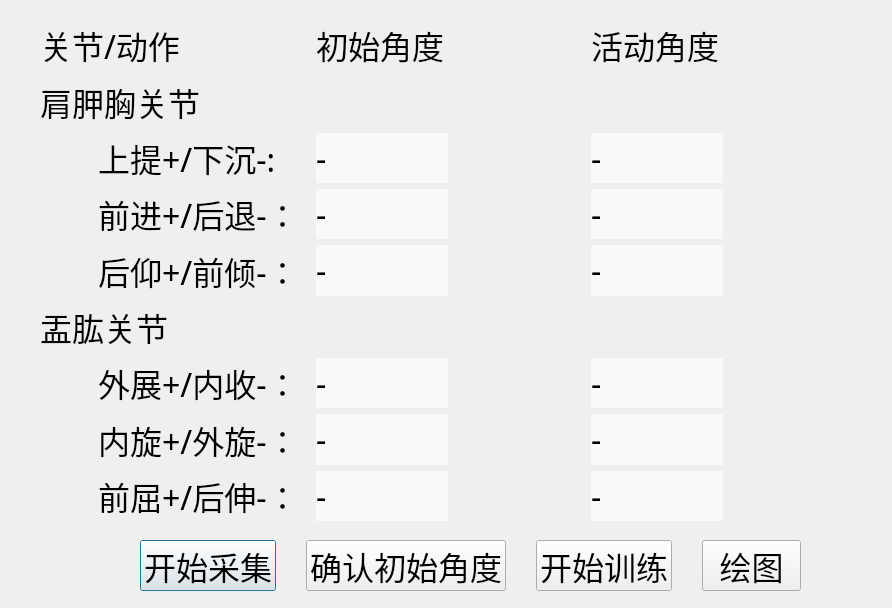
<?xml version="1.0" encoding="UTF-8"?>
<ui version="4.0">
 <class>Dialog</class>
 <widget class="QDialog" name="Dialog">
  <property name="geometry">
   <rect>
    <x>0</x>
    <y>0</y>
    <width>892</width>
    <height>608</height>
   </rect>
  </property>
  <property name="windowTitle">
   <string>Dialog</string>
  </property>
  <widget class="QWidget" name="horizontalLayoutWidget_3">
   <property name="geometry">
    <rect>
     <x>130</x>
     <y>540</y>
     <width>681</width>
     <height>51</height>
    </rect>
   </property>
   <property name="font">
    <font>
     <family>Heiti SC</family>
     <pointsize>24</pointsize>
    </font>
   </property>
   <layout class="QHBoxLayout" name="horizontalLayout_3" stretch="0,0,0,0">
    <property name="spacing">
     <number>30</number>
    </property>
    <property name="sizeConstraint">
     <enum>QLayout::SetDefaultConstraint</enum>
    </property>
    <property name="leftMargin">
     <number>10</number>
    </property>
    <property name="rightMargin">
     <number>10</number>
    </property>
    <item>
     <widget class="QPushButton" name="btnBeginSerial">
      <property name="font">
       <font>
        <family>Heiti SC</family>
        <pointsize>24</pointsize>
       </font>
      </property>
      <property name="text">
       <string>开始采集</string>
      </property>
     </widget>
    </item>
    <item>
     <widget class="QPushButton" name="btnInitAngle">
      <property name="font">
       <font>
        <family>Heiti SC</family>
        <pointsize>24</pointsize>
       </font>
      </property>
      <property name="text">
       <string>确认初始角度</string>
      </property>
     </widget>
    </item>
    <item>
     <widget class="QPushButton" name="btnBeginTrain">
      <property name="font">
       <font>
        <family>Heiti SC</family>
        <pointsize>24</pointsize>
       </font>
      </property>
      <property name="styleSheet">
       <string notr="true"/>
      </property>
      <property name="text">
       <string>开始训练</string>
      </property>
     </widget>
    </item>
    <item>
     <widget class="QPushButton" name="btnOpenPlotDialog">
      <property name="font">
       <font>
        <family>Heiti SC</family>
        <pointsize>24</pointsize>
       </font>
      </property>
      <property name="text">
       <string>绘图</string>
      </property>
     </widget>
    </item>
   </layout>
  </widget>
  <widget class="QWidget" name="gridLayoutWidget">
   <property name="geometry">
    <rect>
     <x>40</x>
     <y>20</y>
     <width>821</width>
     <height>501</height>
    </rect>
   </property>
   <property name="font">
    <font>
     <family>Heiti SC</family>
     <pointsize>24</pointsize>
    </font>
   </property>
   <layout class="QGridLayout" name="gridLayout" columnstretch="0,0,0">
    <item row="4" column="2">
     <layout class="QHBoxLayout" name="horizontalLayout_4">
      <item>
       <widget class="QLabel" name="Act_AA_SN_Z">
        <property name="font">
         <font>
          <family>Heiti SC</family>
          <pointsize>24</pointsize>
         </font>
        </property>
        <property name="styleSheet">
         <string notr="true">background:rgb(249, 249, 249)</string>
        </property>
        <property name="text">
         <string>-</string>
        </property>
        <property name="margin">
         <number>10</number>
        </property>
       </widget>
      </item>
      <item>
       <widget class="QLabel" name="Cps_AA_SN_Z">
        <property name="font">
         <font>
          <family>Heiti SC</family>
          <pointsize>24</pointsize>
         </font>
        </property>
        <property name="styleSheet">
         <string notr="true"/>
        </property>
        <property name="text">
         <string/>
        </property>
        <property name="margin">
         <number>10</number>
        </property>
       </widget>
      </item>
     </layout>
    </item>
    <item row="7" column="1">
     <layout class="QGridLayout" name="gridLayout_6">
      <item row="0" column="0">
       <widget class="QLabel" name="Init_GH_AA_Y">
        <property name="font">
         <font>
          <family>Heiti SC</family>
          <pointsize>24</pointsize>
         </font>
        </property>
        <property name="styleSheet">
         <string notr="true">background:rgb(249, 249, 249)</string>
        </property>
        <property name="text">
         <string>-</string>
        </property>
        <property name="margin">
         <number>10</number>
        </property>
       </widget>
      </item>
      <item row="0" column="1">
       <widget class="QLabel" name="placeholder_5">
        <property name="font">
         <font>
          <family>Heiti SC</family>
          <pointsize>24</pointsize>
         </font>
        </property>
        <property name="styleSheet">
         <string notr="true"/>
        </property>
        <property name="text">
         <string/>
        </property>
        <property name="margin">
         <number>10</number>
        </property>
       </widget>
      </item>
     </layout>
    </item>
    <item row="3" column="2">
     <layout class="QHBoxLayout" name="horizontalLayout_2">
      <item>
       <widget class="QLabel" name="Act_AA_SN_Y">
        <property name="font">
         <font>
          <family>Heiti SC</family>
          <pointsize>24</pointsize>
         </font>
        </property>
        <property name="styleSheet">
         <string notr="true">background:rgb(249, 249, 249)</string>
        </property>
        <property name="text">
         <string>-</string>
        </property>
        <property name="margin">
         <number>10</number>
        </property>
       </widget>
      </item>
      <item>
       <widget class="QLabel" name="Cps_AA_SN_Y">
        <property name="font">
         <font>
          <family>Heiti SC</family>
          <pointsize>24</pointsize>
         </font>
        </property>
        <property name="styleSheet">
         <string notr="true"/>
        </property>
        <property name="text">
         <string/>
        </property>
        <property name="margin">
         <number>10</number>
        </property>
       </widget>
      </item>
     </layout>
    </item>
    <item row="8" column="2">
     <layout class="QHBoxLayout" name="horizontalLayout_7">
      <item>
       <widget class="QLabel" name="Act_GH_AA_Z">
        <property name="font">
         <font>
          <family>Heiti SC</family>
          <pointsize>24</pointsize>
         </font>
        </property>
        <property name="styleSheet">
         <string notr="true">background:rgb(249, 249, 249)</string>
        </property>
        <property name="text">
         <string>-</string>
        </property>
        <property name="margin">
         <number>10</number>
        </property>
       </widget>
      </item>
      <item>
       <widget class="QLabel" name="Cps_GH_AA_Z">
        <property name="font">
         <font>
          <family>Heiti SC</family>
          <pointsize>24</pointsize>
         </font>
        </property>
        <property name="styleSheet">
         <string notr="true"/>
        </property>
        <property name="text">
         <string/>
        </property>
        <property name="margin">
         <number>10</number>
        </property>
       </widget>
      </item>
     </layout>
    </item>
    <item row="6" column="2">
     <layout class="QHBoxLayout" name="horizontalLayout_5">
      <item>
       <widget class="QLabel" name="Act_GH_AA_X">
        <property name="font">
         <font>
          <family>Heiti SC</family>
          <pointsize>24</pointsize>
         </font>
        </property>
        <property name="styleSheet">
         <string notr="true">background:rgb(249, 249, 249)</string>
        </property>
        <property name="text">
         <string>-</string>
        </property>
        <property name="margin">
         <number>10</number>
        </property>
       </widget>
      </item>
      <item>
       <widget class="QLabel" name="Cps_GH_AA_X">
        <property name="font">
         <font>
          <family>Heiti SC</family>
          <pointsize>24</pointsize>
         </font>
        </property>
        <property name="styleSheet">
         <string notr="true"/>
        </property>
        <property name="text">
         <string/>
        </property>
        <property name="margin">
         <number>10</number>
        </property>
       </widget>
      </item>
     </layout>
    </item>
    <item row="2" column="2">
     <layout class="QHBoxLayout" name="horizontalLayout">
      <item>
       <widget class="QLabel" name="Act_AA_SN_X">
        <property name="font">
         <font>
          <family>Heiti SC</family>
          <pointsize>24</pointsize>
         </font>
        </property>
        <property name="styleSheet">
         <string notr="true">background:rgb(249, 249, 249)</string>
        </property>
        <property name="text">
         <string>-</string>
        </property>
        <property name="margin">
         <number>10</number>
        </property>
       </widget>
      </item>
      <item>
       <widget class="QLabel" name="Cps_AA_SN_X">
        <property name="font">
         <font>
          <family>Heiti SC</family>
          <pointsize>24</pointsize>
         </font>
        </property>
        <property name="styleSheet">
         <string notr="true"/>
        </property>
        <property name="text">
         <string/>
        </property>
        <property name="margin">
         <number>10</number>
        </property>
       </widget>
      </item>
     </layout>
    </item>
    <item row="8" column="1">
     <layout class="QGridLayout" name="gridLayout_7">
      <item row="0" column="0">
       <widget class="QLabel" name="Init_GH_AA_Z">
        <property name="font">
         <font>
          <family>Heiti SC</family>
          <pointsize>24</pointsize>
         </font>
        </property>
        <property name="styleSheet">
         <string notr="true">background:rgb(249, 249, 249)</string>
        </property>
        <property name="text">
         <string>-</string>
        </property>
        <property name="margin">
         <number>10</number>
        </property>
       </widget>
      </item>
      <item row="0" column="1">
       <widget class="QLabel" name="placeholder_6">
        <property name="font">
         <font>
          <family>Heiti SC</family>
          <pointsize>24</pointsize>
         </font>
        </property>
        <property name="styleSheet">
         <string notr="true"/>
        </property>
        <property name="text">
         <string/>
        </property>
        <property name="margin">
         <number>10</number>
        </property>
       </widget>
      </item>
     </layout>
    </item>
    <item row="4" column="1">
     <layout class="QGridLayout" name="gridLayout_4">
      <item row="0" column="0">
       <widget class="QLabel" name="Init_AA_SN_Z">
        <property name="font">
         <font>
          <family>Heiti SC</family>
          <pointsize>24</pointsize>
         </font>
        </property>
        <property name="styleSheet">
         <string notr="true">background:rgb(249, 249, 249)</string>
        </property>
        <property name="text">
         <string>-</string>
        </property>
        <property name="margin">
         <number>10</number>
        </property>
       </widget>
      </item>
      <item row="0" column="1">
       <widget class="QLabel" name="placeholder_3">
        <property name="font">
         <font>
          <family>Heiti SC</family>
          <pointsize>24</pointsize>
         </font>
        </property>
        <property name="styleSheet">
         <string notr="true"/>
        </property>
        <property name="text">
         <string/>
        </property>
        <property name="margin">
         <number>10</number>
        </property>
       </widget>
      </item>
     </layout>
    </item>
    <item row="6" column="1">
     <layout class="QGridLayout" name="gridLayout_5">
      <item row="0" column="0">
       <widget class="QLabel" name="Init_GH_AA_X">
        <property name="font">
         <font>
          <family>Heiti SC</family>
          <pointsize>24</pointsize>
         </font>
        </property>
        <property name="styleSheet">
         <string notr="true">background:rgb(249, 249, 249)</string>
        </property>
        <property name="text">
         <string>-</string>
        </property>
        <property name="margin">
         <number>10</number>
        </property>
       </widget>
      </item>
      <item row="0" column="1">
       <widget class="QLabel" name="placeholder_4">
        <property name="font">
         <font>
          <family>Heiti SC</family>
          <pointsize>24</pointsize>
         </font>
        </property>
        <property name="styleSheet">
         <string notr="true"/>
        </property>
        <property name="text">
         <string/>
        </property>
        <property name="margin">
         <number>10</number>
        </property>
       </widget>
      </item>
     </layout>
    </item>
    <item row="2" column="1">
     <layout class="QGridLayout" name="gridLayout_2">
      <item row="0" column="0">
       <widget class="QLabel" name="Init_AA_SN_X">
        <property name="font">
         <font>
          <family>Heiti SC</family>
          <pointsize>24</pointsize>
         </font>
        </property>
        <property name="styleSheet">
         <string notr="true">background:rgb(249, 249, 249)</string>
        </property>
        <property name="text">
         <string>-</string>
        </property>
        <property name="margin">
         <number>10</number>
        </property>
       </widget>
      </item>
      <item row="0" column="1">
       <widget class="QLabel" name="placeholder_1">
        <property name="font">
         <font>
          <family>Heiti SC</family>
          <pointsize>24</pointsize>
         </font>
        </property>
        <property name="styleSheet">
         <string notr="true"/>
        </property>
        <property name="text">
         <string/>
        </property>
        <property name="margin">
         <number>10</number>
        </property>
       </widget>
      </item>
     </layout>
    </item>
    <item row="7" column="2">
     <layout class="QHBoxLayout" name="horizontalLayout_6">
      <item>
       <widget class="QLabel" name="Act_GH_AA_Y">
        <property name="font">
         <font>
          <family>Heiti SC</family>
          <pointsize>24</pointsize>
         </font>
        </property>
        <property name="styleSheet">
         <string notr="true">background:rgb(249, 249, 249)</string>
        </property>
        <property name="text">
         <string>-</string>
        </property>
        <property name="margin">
         <number>10</number>
        </property>
       </widget>
      </item>
      <item>
       <widget class="QLabel" name="Cps_GH_AA_Y">
        <property name="font">
         <font>
          <family>Heiti SC</family>
          <pointsize>24</pointsize>
         </font>
        </property>
        <property name="styleSheet">
         <string notr="true"/>
        </property>
        <property name="text">
         <string/>
        </property>
        <property name="margin">
         <number>10</number>
        </property>
       </widget>
      </item>
     </layout>
    </item>
    <item row="3" column="1">
     <layout class="QGridLayout" name="gridLayout_3">
      <item row="0" column="0">
       <widget class="QLabel" name="Init_AA_SN_Y">
        <property name="font">
         <font>
          <family>Heiti SC</family>
          <pointsize>24</pointsize>
         </font>
        </property>
        <property name="styleSheet">
         <string notr="true">background:rgb(249, 249, 249)</string>
        </property>
        <property name="text">
         <string>-</string>
        </property>
        <property name="margin">
         <number>10</number>
        </property>
       </widget>
      </item>
      <item row="0" column="1">
       <widget class="QLabel" name="placeholder_2">
        <property name="font">
         <font>
          <family>Heiti SC</family>
          <pointsize>24</pointsize>
         </font>
        </property>
        <property name="styleSheet">
         <string notr="true"/>
        </property>
        <property name="text">
         <string/>
        </property>
        <property name="margin">
         <number>10</number>
        </property>
       </widget>
      </item>
     </layout>
    </item>
    <item row="0" column="2">
     <widget class="QLabel" name="label_5">
      <property name="font">
       <font>
        <family>Heiti SC</family>
        <pointsize>24</pointsize>
       </font>
      </property>
      <property name="styleSheet">
       <string notr="true"/>
      </property>
      <property name="text">
       <string>活动角度</string>
      </property>
     </widget>
    </item>
    <item row="0" column="0">
     <widget class="QLabel" name="label_4">
      <property name="font">
       <font>
        <family>Heiti SC</family>
        <pointsize>24</pointsize>
       </font>
      </property>
      <property name="styleSheet">
       <string notr="true"/>
      </property>
      <property name="text">
       <string>关节/动作</string>
      </property>
     </widget>
    </item>
    <item row="0" column="1">
     <widget class="QLabel" name="label_3">
      <property name="font">
       <font>
        <family>Heiti SC</family>
        <pointsize>24</pointsize>
       </font>
      </property>
      <property name="styleSheet">
       <string notr="true"/>
      </property>
      <property name="text">
       <string>初始角度</string>
      </property>
     </widget>
    </item>
    <item row="1" column="0">
     <widget class="QLabel" name="label_6">
      <property name="font">
       <font>
        <family>Heiti SC</family>
        <pointsize>24</pointsize>
       </font>
      </property>
      <property name="styleSheet">
       <string notr="true"/>
      </property>
      <property name="text">
       <string>肩胛胸关节</string>
      </property>
     </widget>
    </item>
    <item row="4" column="0">
     <widget class="QLabel" name="label_9">
      <property name="font">
       <font>
        <family>Heiti SC</family>
        <pointsize>24</pointsize>
       </font>
      </property>
      <property name="styleSheet">
       <string notr="true"/>
      </property>
      <property name="text">
       <string>       后仰+/前倾-：</string>
      </property>
     </widget>
    </item>
    <item row="2" column="0">
     <widget class="QLabel" name="label_7">
      <property name="font">
       <font>
        <family>Heiti SC</family>
        <pointsize>24</pointsize>
       </font>
      </property>
      <property name="styleSheet">
       <string notr="true"/>
      </property>
      <property name="text">
       <string>       上提+/下沉-:</string>
      </property>
      <property name="indent">
       <number>-1</number>
      </property>
      <property name="openExternalLinks">
       <bool>false</bool>
      </property>
     </widget>
    </item>
    <item row="8" column="0">
     <widget class="QLabel" name="label_13">
      <property name="font">
       <font>
        <family>Heiti SC</family>
        <pointsize>24</pointsize>
       </font>
      </property>
      <property name="styleSheet">
       <string notr="true"/>
      </property>
      <property name="text">
       <string>       前屈+/后伸-：</string>
      </property>
     </widget>
    </item>
    <item row="7" column="0">
     <widget class="QLabel" name="label_12">
      <property name="font">
       <font>
        <family>Heiti SC</family>
        <pointsize>24</pointsize>
       </font>
      </property>
      <property name="styleSheet">
       <string notr="true"/>
      </property>
      <property name="text">
       <string>       内旋+/外旋-：</string>
      </property>
     </widget>
    </item>
    <item row="6" column="0">
     <widget class="QLabel" name="label_11">
      <property name="font">
       <font>
        <family>Heiti SC</family>
        <pointsize>24</pointsize>
       </font>
      </property>
      <property name="styleSheet">
       <string notr="true"/>
      </property>
      <property name="text">
       <string>       外展+/内收-：</string>
      </property>
     </widget>
    </item>
    <item row="5" column="0">
     <widget class="QLabel" name="label_10">
      <property name="font">
       <font>
        <family>Heiti SC</family>
        <pointsize>24</pointsize>
       </font>
      </property>
      <property name="styleSheet">
       <string notr="true"/>
      </property>
      <property name="text">
       <string>盂肱关节</string>
      </property>
     </widget>
    </item>
    <item row="3" column="0">
     <widget class="QLabel" name="label_8">
      <property name="font">
       <font>
        <family>Heiti SC</family>
        <pointsize>24</pointsize>
       </font>
      </property>
      <property name="styleSheet">
       <string notr="true"/>
      </property>
      <property name="text">
       <string>       前进+/后退-：</string>
      </property>
     </widget>
    </item>
   </layout>
  </widget>
 </widget>
 <resources/>
 <connections/>
</ui>
